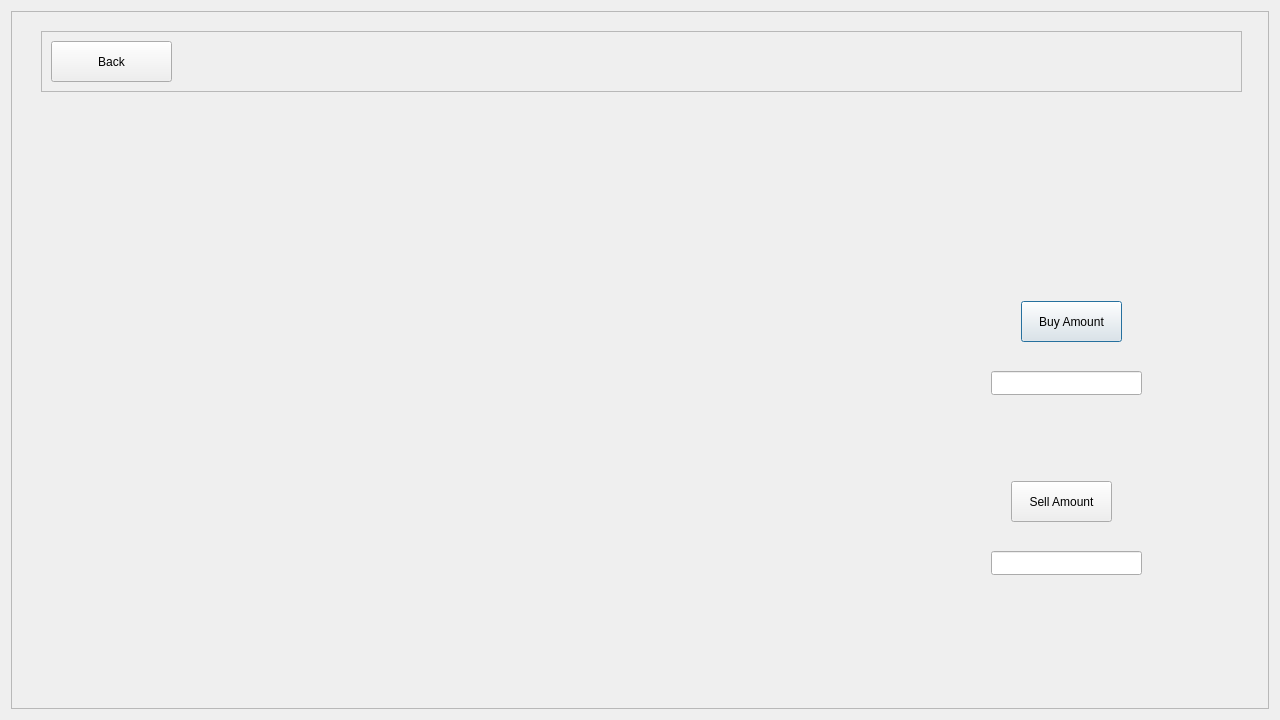
<?xml version="1.0" encoding="UTF-8"?>
<ui version="4.0">
 <class>stockgraph</class>
 <widget class="QDialog" name="stockgraph">
  <property name="geometry">
   <rect>
    <x>0</x>
    <y>0</y>
    <width>1280</width>
    <height>720</height>
   </rect>
  </property>
  <property name="windowTitle">
   <string>Dialog</string>
  </property>
  <layout class="QGridLayout" name="gridLayout">
   <item row="0" column="0">
    <widget class="QFrame" name="frame">
     <property name="frameShape">
      <enum>QFrame::Shape::StyledPanel</enum>
     </property>
     <property name="frameShadow">
      <enum>QFrame::Shadow::Raised</enum>
     </property>
     <widget class="QLineEdit" name="lineEdit">
      <property name="geometry">
       <rect>
        <x>980</x>
        <y>360</y>
        <width>151</width>
        <height>24</height>
       </rect>
      </property>
     </widget>
     <widget class="QWidget" name="widgetGraph" native="true">
      <property name="geometry">
       <rect>
        <x>30</x>
        <y>120</y>
        <width>821</width>
        <height>561</height>
       </rect>
      </property>
     </widget>
     <widget class="QPushButton" name="pushButton">
      <property name="geometry">
       <rect>
        <x>1010</x>
        <y>290</y>
        <width>101</width>
        <height>41</height>
       </rect>
      </property>
      <property name="text">
       <string>Buy Amount</string>
      </property>
     </widget>
     <widget class="QPushButton" name="pushButton_2">
      <property name="geometry">
       <rect>
        <x>1000</x>
        <y>470</y>
        <width>101</width>
        <height>41</height>
       </rect>
      </property>
      <property name="text">
       <string>Sell Amount</string>
      </property>
     </widget>
     <widget class="QLineEdit" name="lineEdit_2">
      <property name="geometry">
       <rect>
        <x>980</x>
        <y>540</y>
        <width>151</width>
        <height>24</height>
       </rect>
      </property>
     </widget>
     <widget class="QFrame" name="frame_2">
      <property name="geometry">
       <rect>
        <x>30</x>
        <y>20</y>
        <width>1201</width>
        <height>61</height>
       </rect>
      </property>
      <property name="frameShape">
       <enum>QFrame::Shape::StyledPanel</enum>
      </property>
      <property name="frameShadow">
       <enum>QFrame::Shadow::Raised</enum>
      </property>
      <widget class="QPushButton" name="backButton">
       <property name="geometry">
        <rect>
         <x>10</x>
         <y>10</y>
         <width>121</width>
         <height>41</height>
        </rect>
       </property>
       <property name="text">
        <string>Back</string>
       </property>
      </widget>
     </widget>
    </widget>
   </item>
  </layout>
 </widget>
 <resources/>
 <connections/>
</ui>
